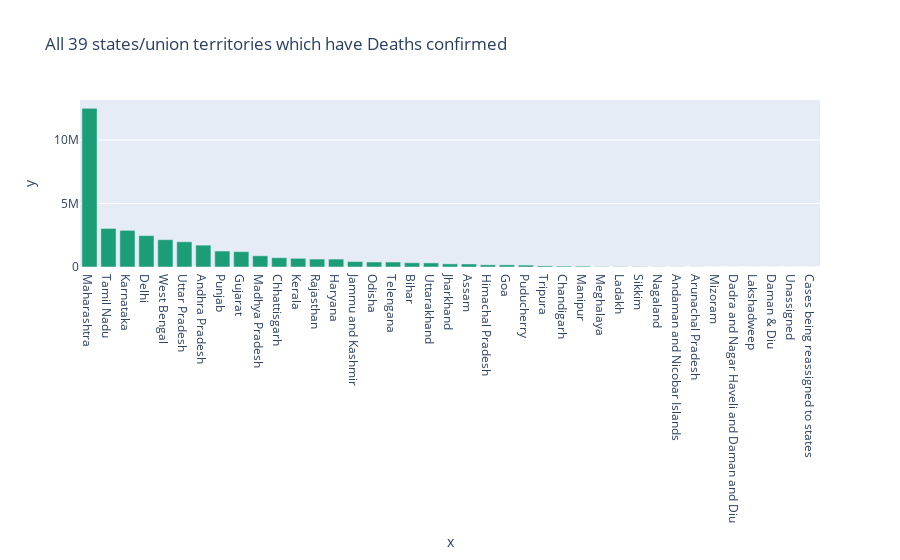

This figure's notebook cell:
### Code cell
px.bar(x=deaths.nlargest(39,"Deaths")["State/UnionTerritory"],y = deaths.nlargest(39,"Deaths")["Deaths"],color_discrete_sequence=px.colors.qualitative.Dark2,title="All 39 states/union territories which have Deaths confirmed")

### Figure 1 — Plotly figure (JSON) as saved in the notebook; plotly's stock layout.template omitted (floating-point values rounded to 4 significant figures)
{"data": [{"alignmentgroup": "True", "hovertemplate": "x=%{x}<br>y=%{y}<extra></extra>", "legendgroup": "", "marker": {"color": "rgb(27,158,119)"}, "name": "", "offsetgroup": "", "orientation": "v", "showlegend": false, "textposition": "auto", "type": "bar", "x": ["Maharashtra", "Tamil Nadu", "Karnataka", "Delhi", "West Bengal", "Uttar Pradesh", "Andhra Pradesh", "Punjab", "Gujarat", "Madhya Pradesh", "Chhattisgarh", "Kerala", "Rajasthan", "Haryana", "Jammu and Kashmir", "Odisha", "Telengana", "Bihar", "Uttarakhand", "Jharkhand", "Assam", "Himachal Pradesh", "Goa", "Puducherry", "Tripura", "Chandigarh", "Manipur", "Meghalaya", "Ladakh", "Sikkim", "Nagaland", "Andaman and Nicobar Islands", "Arunachal Pradesh", "Mizoram", "Dadra and Nagar Haveli and Daman and Diu", "Lakshadweep", "Daman & Diu", "Unassigned", "Cases being reassigned to states"], "xaxis": "x", "y": [12492099, 3037164, 2885294, 2470634, 2151821, 1986507, 1722554, 1258134, 1209027, 883050, 730776, 682629, 624248, 623975, 430991, 394259, 393646, 336514, 322720, 246285, 237440, 172732, 166245, 150203, 86784, 69824, 65697, 27788, 25833, 24511, 15719, 15123, 11102, 1506, 602, 62, 0, 0, 0], "yaxis": "y"}], "layout": {"barmode": "relative", "legend": {"tracegroupgap": 0}, "title": {"text": "All 39 states/union territories which have Deaths confirmed"}, "xaxis": {"anchor": "y", "domain": [0, 1], "title": {"text": "x"}}, "yaxis": {"anchor": "x", "domain": [0, 1], "title": {"text": "y"}}}}
